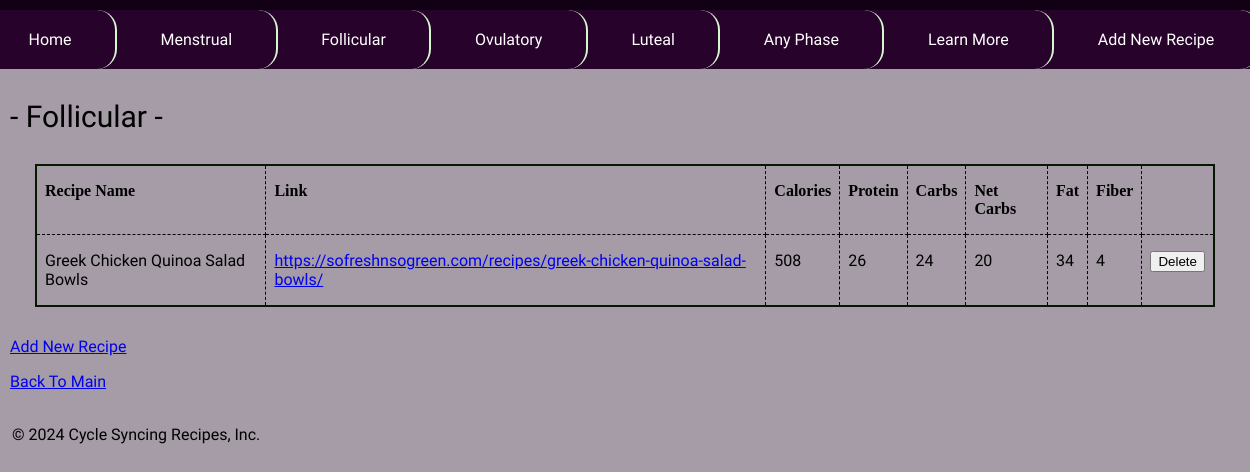
Page /recipe_list.php?phase_id=2 on the committed database.
### tables this page shows
CREATE TABLE `phases` (
  `phaseID` int(11) NOT NULL,
  `phase_name` text NOT NULL
);

CREATE TABLE `recipes` (
  `recipe_ID` int(11) NOT NULL,
  `phase_ID` int(11) NOT NULL,
  `recipe_name` text NOT NULL,
  `recipe_link` text NOT NULL,
  `ingredients` text NOT NULL DEFAULT 'not sure yet',
  `calories` int(11) DEFAULT NULL,
  `protein` int(11) DEFAULT NULL,
  `carbs` int(11) DEFAULT NULL,
  `fat` int(11) DEFAULT NULL,
  `fiber` int(11) DEFAULT NULL,
  `net_carbs` int(11) DEFAULT NULL,
  `meal_type_ID` int(11) DEFAULT NULL
);

### model/get_phase.php (called while the page is built, shortened)
<?php
class PhaseDB {
    public function getPhases() {
        $db = Database::getDB();
        $query = 'SELECT * FROM phases
                  ORDER BY phaseID';
        $result = $db->query($query);
        $phases = array();
        foreach ($result as $row) {
            $phase = new Phase();
            $phase->setID($row['phaseID']);
            $phase->setName($row['phase_name']);
            $phases[] = $phase;
        }
        return $phases;
    }
    public function getPhase($phase_id) {
        $db = Database::getDB();
        $query = "SELECT * FROM phases
                  WHERE phaseID = '$phase_id'";
        try {
            $statement = $db->query($query);
            $row = $statement->fetch();
            $phase = new Phase();
            $phase->setID($row['phaseID']);
            $phase->setName($row['phase_name']);
            return $phase;
        } catch (Exception $e) {
            echo 'Error: ' . $e->getMessage();
            return null;
        }
    }
}
?>

### setup.php (called while the page is built, shortened)
<?php
require_once('model/phase.php');
require_once('model/get_phase.php');
require_once('model/recipe.php');
require_once('model/get_recipe.php');
$phaseDB = new PhaseDB();
$recipeDB = new RecipeDB();
$phase_id = filter_input(INPUT_GET, 'phase_id', FILTER_VALIDATE_INT);
$current_phase = $phaseDB->getPhase($phase_id);
$phases = $phaseDB->getPhases();
$recipes = $recipeDB->getRecipesByPhase($phase_id);
?>

### model/phase.php (called while the page is built)
<?php
class Phase {
    private $id;
    private $name;
    public function __construct() {
        $this->id = 0;
        $this->name = '';
    }
    public function getID() {
        return $this->id;
    }
    public function setID($value) {
        $this->id = $value;
    }
    public function getName() {
        return $this->name;
    }
    public function setName($value) {
        $this->name = $value;
    }
}
?>

### model/get_recipe.php (called while the page is built, shortened)
<?php
class RecipeDB {
    public function getRecipesByPhase($phase_id) {
        $db = Database::getDB();
        $phaseDB = new PhaseDB();
        $phase = $phaseDB->getPhase($phase_id);
        $query = "SELECT * FROM recipes
                  WHERE phase_ID = '$phase_id'
                  ORDER BY recipe_ID";
        $result = $db->query($query);
        $recipes = array();
        foreach ($result as $row) {
            $recipe = new Recipe();
            $recipe->setPhase($phase);
            $recipe->setId($row['recipe_ID']);
            $recipe->setLink($row['recipe_link']);
            $recipe->setName($row['recipe_name']);
            $recipe->setCalories($row['calories']);
            $recipe->setProtein($row['protein']);
            $recipe->setCarbs($row['carbs']);
            $recipe->setFat($row['fat']);
            $recipe->setFiber($row['fiber']);
            $recipe->setNet_Carbs($row['net_carbs']);
            $recipes[] = $recipe;
        }
        return $recipes;
    }
}
?>

### model/recipe.php (called while the page is built, shortened)
<?php
class Recipe {
    private $phase, $id, $name, $link, $calories, $protein, $carbs, $fat, $fiber, $net_carbs;
    public function __construct() {
        $this->name = '';
        $this->link = '';
        $this->calories = 0;
        $this->protein = 0;
        $this->carbs = 0;
        $this->fat = 0;
        $this->fiber = 0;
        $this->net_carbs = 0;
    }
    public function getName() {
        return $this->name;
    }
    public function setName($value) {
        $this->name = $value;
    }
    public function getLink() {
        return $this->link;
    }
    public function setLink($value) {
        $this-> link = $value;
    }
    public function getCalories() {
        $formatted_cals = number_format($this->calories, 0);
        return $formatted_cals;
    }
    public function setCalories($value) {
        $this->calories = $value;
    }
    public function getProtein() {
        $formatted_protein = number_format($this->protein, 0);
        return $formatted_protein;
    }
    public function setProtein($value) {
        $this-> protein = $value;
    }
    public function getCarbs() {
        $formatted_carbs = number_format($this->carbs, 0);
        return $formatted_carbs;
    }
    public function setCarbs($value) {
        $this-> carbs = $value;
    }
    public function getFat() {
        $formatted_fat = number_format($this->fat, 0);
        return $formatted_fat;
    }
    public function setFat($value) {
        $this-> fat = $value;
    }
    public function getFiber() {
        $formatted_fiber = number_format($this->fiber, 0);
        return $formatted_fiber;
    }
    public function setFiber($value) {
        $this-> fiber = $value;
    }
    public function getNet_Carbs() {
        $formatted_net_carbs = number_format($this->net_carbs, 0);
        return $formatted_net_carbs;
    }
    public function setNet_Carbs($value) {
        $this-> net_carbs = $value;
    }
}
?>

### recipe_list.php (the view, shortened to what this page needs)
<?php include 'view/header.php'; ?>
<?php include 'view/navbar.php'; ?>
<?php include 'setup.php'; ?>
    <body class = "inside">
        <section>
        <h1 id = "phase_name">- <?php echo $phaseDB->getPhase($phase_id)->getName(); ?> -</h1>
        <table>
            <tr>
                <th>Recipe Name</th>
                <th>Link</th>
                <th class="right">Calories</th>
                <th class="right">Protein</th>
                <th class="right">Carbs</th>
                <th class="right">Net Carbs</th>
                <th class="right">Fat</th>
                <th class="right">Fiber</th>
                <th>&nbsp;</th>
            </tr>
            <?php foreach ($recipes as $recipe) : ?>
            <tr>
                <td><?php echo $recipe -> getName(); ?></td>
                <td><a target="_blank" href = "<?php echo $recipe -> getLink() ?>"><?php echo $recipe -> getLink() ?></a></td>
                <td><?php echo $recipe -> getCalories(); ?></td>
                <td><?php echo $recipe -> getProtein(); ?></td>
                <td><?php echo $recipe -> getCarbs(); ?></td>
                <td><?php echo $recipe -> getNet_Carbs(); ?></td>
                <td><?php echo $recipe -> getFat(); ?></td>
                <td><?php echo $recipe -> getFiber(); ?></td>
                <td><form action="." method="post"
                          id="delete_product_form">
                    <input type="submit" value="Delete">
                </form></td>
            </tr>
            <?php endforeach; ?>
        </table>
        <p><a href="recipe_list.php?phase_id=<?php echo $phase->getID(); ?>">Add New Recipe</a></p>
        <p><a href="/GitHub/Cycle-Syncing-Recipes/index.php">Back To Main</a></p>
    </section>
    </body>
<?php include 'view/footer.php'; ?>

### view/navbar.php
<?php include 'setup.php'; ?>
<nav class = "navbar">
    <ul class = "navbar">
        <li><a class = "navbar" href="/GitHub/Cycle-Syncing-Recipes/index.php">Home</a></li>
        <li class = "navbar" >
            <?php foreach ($phases as $phase) : ?>
            <li><a class = "navbar" href="recipe_list.php?phase_id=<?php echo $phase->getID(); ?>">
                    <?php echo $phase->getName(); ?>
                </a>
            </li>
            <?php endforeach; ?>
        </li>
        <li><a class = "navbar" href="research.php">Learn More</a></li>
        <li><a class = "navbar" href="add_new_recipe.php">Add New Recipe</a></li>
    </ul>
    </nav>

### main.css (style rules this page uses)
.outside { background-color: #120014; }
html { display: flex; flex-direction: column; align-items: center; }
body:not(nav) { background-color: #a59ca7; border-color: #061802; border-radius: 10px; min-width: 80rem; max-width: 80rem; min-height: 36rem; margin: 10px; }
h1, h2, h3, h4, h5, h6, p, label { padding-left: 25px; }
h1, h2, h3 { font-family: "Rowdies", sans-serif; font-weight: lighter; }
p, li, td, pre { font-family: "Inconsolata", monospace; font-size: medium; }
#phase_name { font-size: 30px; }
nav { margin-bottom: 30px; border-radius: 20px 0px; }
ul { list-style-type: none; margin: 0; padding: 0; overflow: hidden; }
ul.navbar { background-color: #27032c; }
li.navbar { float: left; }
li a.navbar { float: left; display: block; color: white; text-align: center; padding: 20px 43.5px; text-decoration: none; border-right: 2px solid #d6f8cf; border-radius: 20px; }
table { margin: 30px 50px; border: 2px solid #061802; border-collapse: collapse; border-radius: 5px; }
td, th { border: 1px dashed black; padding: 1em .5em 1em .5em; vertical-align: top; text-align: left; }

### rows in the picture
phases: phase_name "Menstrual"
phases: phase_name "Follicular"
phases: phase_name "Ovulatory"
phases: phase_name "Luteal"
phases: phase_name "Any Phase"
recipes: recipe_name "Greek Chicken Quinoa Salad Bowls", recipe_link "https://sofreshnsogreen.com/recipes/greek-chicken-quinoa-salad-bowls/", calories "508", protein "26", carbs "24", net_carbs "20", fat "34", fiber "4"
